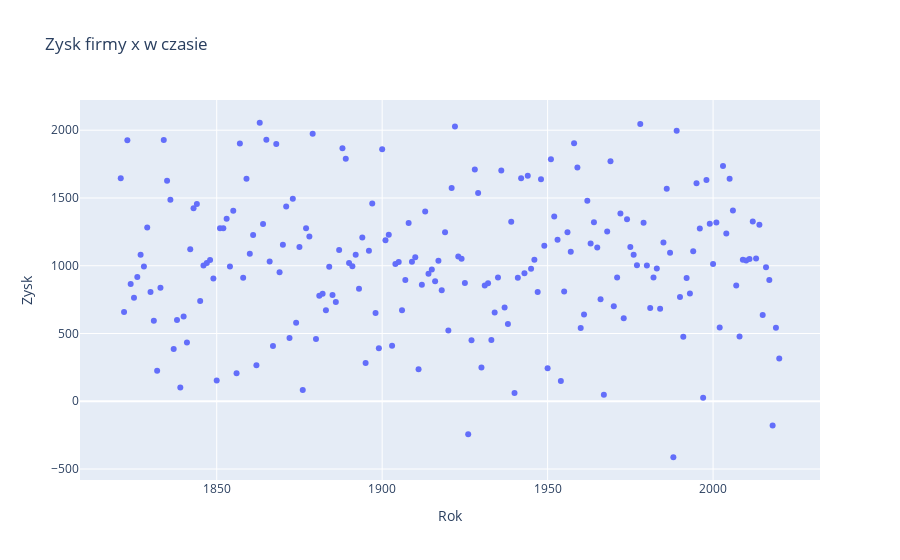

Notebook code for this chart:
### Code cell
px.scatter(x, "Rok", "Zysk", title = "Zysk firmy x w czasie")

### Figure 1 — Plotly figure (JSON) as saved in the notebook; plotly's stock layout.template omitted (floating-point values rounded to 4 significant figures; data arrays with more than 128 entries replaced by an {"elided": "..."} marker saying what was removed)
{"data": [{"hovertemplate": "Rok=%{x}<br>Zysk=%{y}<extra></extra>", "legendgroup": "", "marker": {"color": "#636efa", "symbol": "circle"}, "mode": "markers", "name": "", "orientation": "v", "showlegend": false, "type": "scatter", "x": {"elided": "200 int values"}, "xaxis": "x", "y": {"elided": "200 int values"}, "yaxis": "y"}], "layout": {"autosize": true, "legend": {"tracegroupgap": 0}, "title": {"text": "Zysk firmy x w czasie"}, "xaxis": {"anchor": "y", "autorange": true, "domain": [0, 1], "range": [1809.0, 2032.0], "title": {"text": "Rok"}, "type": "linear"}, "yaxis": {"anchor": "x", "autorange": true, "domain": [0, 1], "range": [-616.7, 2259.0], "title": {"text": "Zysk"}, "type": "linear"}}}
